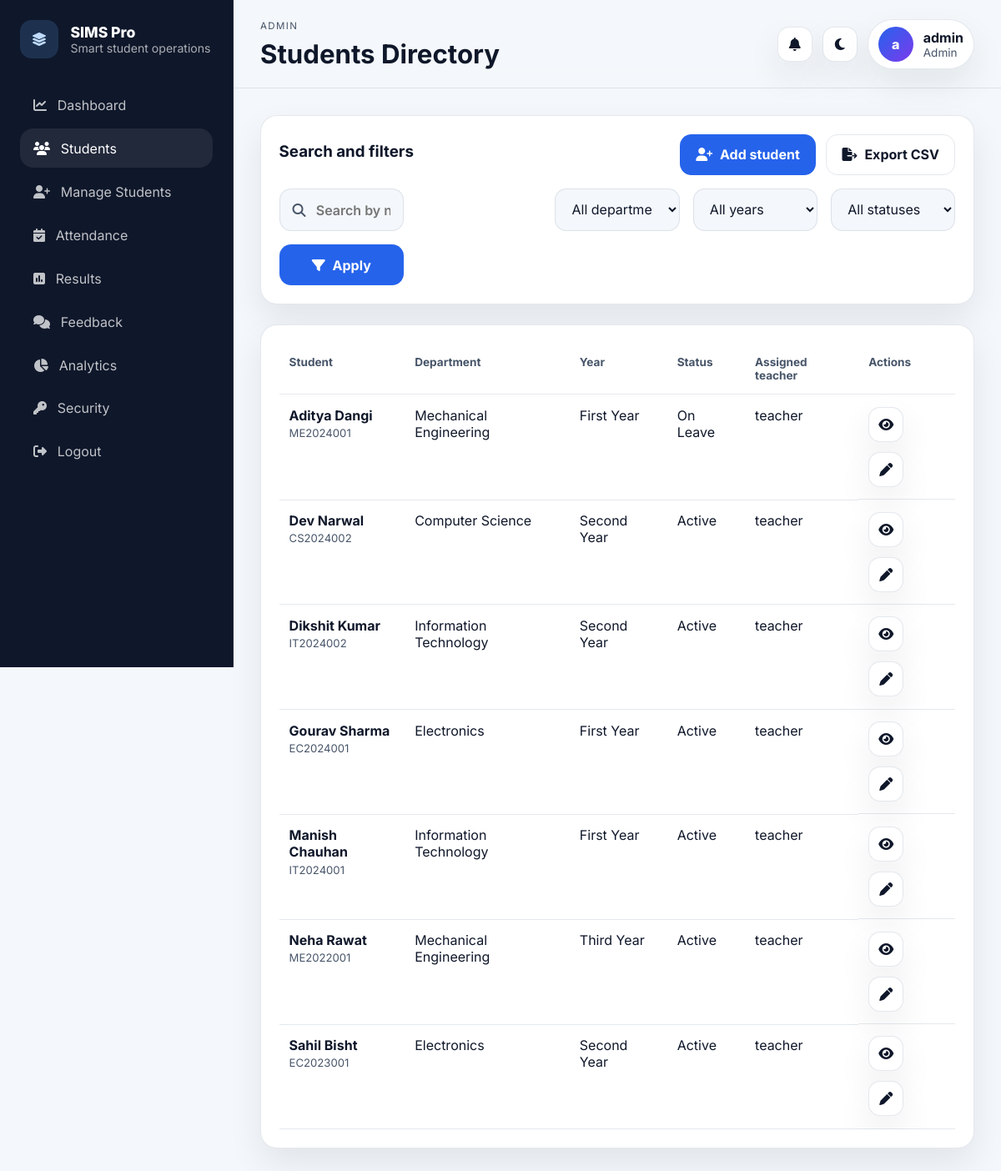
The app's page /students (signed in) with its own data.
### tables this page shows
CREATE TABLE "users" (
            id INTEGER PRIMARY KEY AUTOINCREMENT,
            username TEXT UNIQUE NOT NULL,
            email TEXT,
            password TEXT NOT NULL,
            role TEXT NOT NULL CHECK(role IN ('admin','teacher','student')),
            student_id INTEGER,
            created_at TIMESTAMP DEFAULT CURRENT_TIMESTAMP, full_name TEXT,
            FOREIGN KEY(student_id) REFERENCES students(id)
        );

CREATE TABLE students (
                id          INTEGER PRIMARY KEY AUTOINCREMENT,
                student_id  TEXT UNIQUE NOT NULL,
                name        TEXT NOT NULL,
                email       TEXT,
                dob         TEXT,
                gender      TEXT,
                department  TEXT NOT NULL,
                year        TEXT NOT NULL,
                status      TEXT DEFAULT 'Active',
                address     TEXT,
                enroll_date TEXT,
                created_at  TIMESTAMP DEFAULT CURRENT_TIMESTAMP
            , assigned_teacher_id INTEGER, profile_image TEXT);

### app.py (the view)
@app.route("/students")
@roles_required("admin", "teacher")
def view_students():
    filters = {
        "search": clean(request.args.get("search"), 100),
        "dept": clean(request.args.get("dept"), 80),
        "year": clean(request.args.get("year"), 40),
        "status": clean(request.args.get("status"), 40),
    }
    return render_template(
        "view_students.html",
        students=visible_students(filters),
        filters=filters,
        teachers=teachers(),
    )

### app.py (called while the page is built)
def db():
    if "db" not in g:
        g.db = sqlite3.connect(app.config["DATABASE"])
        g.db.row_factory = sqlite3.Row
        g.db.execute("PRAGMA foreign_keys = ON")
    return g.db

def csrf_token():
    if "_csrf_token" not in session:
        session["_csrf_token"] = secrets.token_urlsafe(32)
    return session["_csrf_token"]

@app.before_request
def setup_req():
    session.permanent = True
    if request.method in {"POST", "PUT", "PATCH", "DELETE"}:
        token = request.form.get("csrf_token") or request.headers.get("X-CSRFToken")
        if token != session.get("_csrf_token"):
            abort(400, description="Invalid CSRF token.")

@app.context_processor
def inject_globals():
    return {
        "current_role": session.get("role"),
        "app_name": "SIMS Pro",
        "global_notifications": build_notifications() if session.get("role") else [],
    }

def clean(value, max_len=255):
    value = (value or "").strip()
    return value[:max_len]

def visible_clause(alias="students"):
    role = session.get("role")
    if role == "admin":
        return "1=1", []
    if role == "teacher":
        return f"{alias}.assigned_teacher_id = ?", [session["user_id"]]
    if role == "student":
        return f"{alias}.id = ?", [session["student_db_id"]]
    return "1=0", []

def teachers():
    return db().execute(
        "SELECT id, username, email FROM users WHERE role='teacher' ORDER BY username"
    ).fetchall()

def roles_required(*roles):
    def dec(fn):
        @wraps(fn)
        def wrap(*a, **kw):
            if "user_id" not in session:
                flash("Please log in to continue.", "error")
                return redirect(url_for("login"))
            if session.get("role") not in roles:
                flash("You do not have access to that page.", "error")
                return redirect(url_for("student_dashboard" if session.get("role") == "student" else "dashboard"))
            return fn(*a, **kw)
        return wrap
    return dec

### templates/view_students.html (shortened to what this page needs)
{% extends "base.html" %}
{% block page_heading %}Students Directory{% endblock %}
{% block content %}
<section class="panel">
  <div class="panel__header">
    <h3>Search and filters</h3>
    <div class="actions-inline">
      {% if current_role == 'admin' %}
      <a class="btn btn-primary" href="{{ url_for('add_student') }}">
        <i class="fa-solid fa-user-plus"></i>
        <span>Add student</span>
      </a>
      {% endif %}
      <a class="btn btn-secondary" href="{{ url_for('export_students', search=filters.search, dept=filters.dept, year=filters.year, status=filters.status) }}">
        <i class="fa-solid fa-file-export"></i>
        <span>Export CSV</span>
      </a>
    </div>
  </div>
  <form method="get" class="filters-grid">
    <label class="search-field">
      <i class="fa-solid fa-magnifying-glass"></i>
      <input
        type="text"
        name="search"
        value="{{ filters.search }}"
        placeholder="Search by name or student ID"
        id="studentSearchInput"
        autocomplete="off"
      >
    </label>
    <div class="autocomplete-panel" id="studentAutocomplete"></div>
    <select name="dept">
      <option value="">All departments</option>
    </select>
    <select name="year">
      <option value="">All years</option>
    </select>
    <select name="status">
      <option value="">All statuses</option>
    </select>
    <button class="btn btn-primary" type="submit">
      <i class="fa-solid fa-filter"></i>
      <span>Apply</span>
    </button>
  </form>
</section>
<section class="panel">
  <div class="table-wrap">
    <table class="data-table">
      <thead>
        <tr>
          <th>Student</th>
          <th>Department</th>
          <th>Year</th>
          <th>Status</th>
          <th>Assigned teacher</th>
          <th>Actions</th>
        </tr>
      </thead>
      <tbody>
        {% for student in students %}
        <tr>
          <td>
            <strong>{{ student.name }}</strong>
            <span class="table-sub">{{ student.student_id }}</span>
          </td>
          <td>{{ student.department }}</td>
          <td>{{ student.year }}</td>
          <td>{{ student.status }}</td>
          <td>{{ student.teacher_username or 'Unassigned' }}</td>
          <td class="actions-inline">
            <a class="icon-btn" href="{{ url_for('student_detail', student_id=student.id) }}">
              <i class="fa-solid fa-eye"></i>
            </a>
            {% if current_role == 'admin' %}
            <a class="icon-btn" href="{{ url_for('edit_student', student_id=student.id) }}">
              <i class="fa-solid fa-pen"></i>
            </a>
            {% endif %}
          </td>
        </tr>
        {% else %}
        <tr>
          <td colspan="6" class="empty">No students match your filters.</td>
        </tr>
        {% endfor %}
      </tbody>
    </table>
  </div>
</section>
{% endblock %}

### static/style.css (style rules this page uses)
:root { --bg: #f4f7fb; --bg-elevated: #ffffff; --bg-accent: linear-gradient(135deg, #eff6ff, #f8fafc 55%, #eef2ff); --text: #0f172a; --text-soft: #475569; --border: rgba(148, 163, 184, 0.25); --primary: #2563eb; --primary-strong: #1d4ed8; --primary-soft: rgba(37, 99, 235, 0.12); --success: #059669; --danger: #dc2626; --warning: #d97706; --shadow: 0 18px 40px rgba(15, 23, 42, 0.08); --radius: 20px; --sidebar-width: 280px; }
* { box-sizing: border-box; }
body { margin: 0; font-family: 'Inter', sans-serif; background: var(--bg); color: var(--text); }
a { color: inherit; text-decoration: none; }
button, input, select, textarea { font: inherit; }
button { cursor: pointer; }
.topbar-actions, .actions-inline { display: flex; align-items: center; gap: 0.75rem; flex-wrap: wrap; }
.icon-btn { width: 42px; height: 42px; border-radius: 14px; border: 1px solid var(--border); background: var(--bg-elevated); color: var(--text); display: grid; place-items: center; box-shadow: var(--shadow); }
.panel, .hero-card, .profile-hero, .auth-panel, .stat-card, .notice, .flash { background: var(--bg-elevated); border: 1px solid var(--border); border-radius: var(--radius); box-shadow: var(--shadow); }
.hero-card h2, .profile-hero h2, .panel h3, .auth-panel h2 { margin: 0 0 0.45rem; }
.panel { padding: 1.35rem; }
.panel__header { display: flex; justify-content: space-between; align-items: center; gap: 1rem; margin-bottom: 1rem; }
.table-wrap { overflow: auto; }
.data-table { width: 100%; border-collapse: collapse; min-width: 760px; }
.data-table th, .data-table td { padding: 0.9rem 0.75rem; border-bottom: 1px solid var(--border); vertical-align: top; }
.data-table th { text-align: left; color: var(--text-soft); font-size: 0.85rem; font-weight: 700; }
.table-sub { display: block; color: var(--text-soft); font-size: 0.82rem; margin-top: 0.2rem; }
.filters-grid, .form-grid { display: grid; gap: 1rem; grid-template-columns: repeat(5, minmax(0, 1fr)); }
label { display: grid; gap: 0.45rem; font-weight: 600; color: var(--text); }
input, select, textarea { width: 100%; border: 1px solid var(--border); border-radius: 14px; padding: 0.85rem 0.95rem; background: var(--bg); color: var(--text); }
.search-field { position: relative; }
.search-field i { position: absolute; left: 1rem; top: 50%; transform: translateY(-50%); color: var(--text-soft); }
.search-field input { padding-left: 2.7rem; }
.autocomplete-panel { position: relative; }
.btn { display: inline-flex; align-items: center; gap: 0.55rem; justify-content: center; padding: 0.85rem 1.15rem; border-radius: 14px; border: 1px solid transparent; font-weight: 700; }
.btn-primary { background: var(--primary); color: white; }
.btn-secondary { background: transparent; border-color: var(--border); color: var(--text); }

### records on screen
users: name "Aditya Dangi", student_id "ME2024001", department "Mechanical Engineering", year "First Year", status "On Leave", username "teacher", name "Dev Narwal", student_id "CS2024002", department "Computer Science", year "Second Year", status "Active", name "Dikshit Kumar", student_id "IT2024002", department "Information Technology", name "Gourav Sharma", student_id "EC2024001", department "Electronics", name "Manish Chauhan", student_id "IT2024001", name "Neha Rawat", student_id "ME2022001", year "Third Year", name "Sahil Bisht", student_id "EC2023001"

### other values on screen
{{ app_name }} "SIMS Pro"
{{ current_role|title }} "ADMIN"
{{ (session.get('display_name') or 'U')[0] }} "a"
{{ session.get('display_name') }} "admin"
{{ current_role|title }} "Admin"
